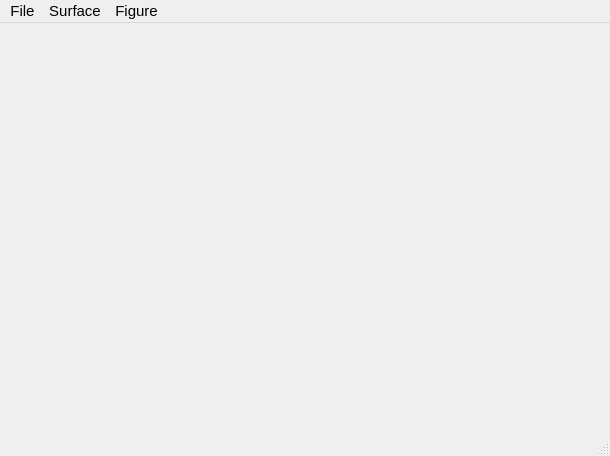
<?xml version="1.0" encoding="UTF-8"?>
<ui version="4.0">
 <class>MainWindow</class>
 <widget class="QMainWindow" name="MainWindow">
  <property name="geometry">
   <rect>
    <x>0</x>
    <y>0</y>
    <width>610</width>
    <height>454</height>
   </rect>
  </property>
  <property name="font">
   <font>
    <family>Ubuntu</family>
    <pointsize>11</pointsize>
   </font>
  </property>
  <property name="windowTitle">
   <string>Matrix Visualizer</string>
  </property>
  <widget class="QWidget" name="main">
   <layout class="QVBoxLayout" name="verticalLayout">
    <property name="spacing">
     <number>0</number>
    </property>
    <property name="leftMargin">
     <number>5</number>
    </property>
    <property name="topMargin">
     <number>5</number>
    </property>
    <property name="rightMargin">
     <number>5</number>
    </property>
    <property name="bottomMargin">
     <number>5</number>
    </property>
    <item>
     <widget class="QLabel" name="wdg_res">
      <property name="minimumSize">
       <size>
        <width>600</width>
        <height>400</height>
       </size>
      </property>
      <property name="text">
       <string/>
      </property>
     </widget>
    </item>
   </layout>
  </widget>
  <widget class="QStatusBar" name="statusbar"/>
  <widget class="QMenuBar" name="menuBar">
   <property name="geometry">
    <rect>
     <x>0</x>
     <y>0</y>
     <width>610</width>
     <height>22</height>
    </rect>
   </property>
   <widget class="QMenu" name="menuFile">
    <property name="title">
     <string>File</string>
    </property>
    <addaction name="act_open"/>
    <addaction name="act_export"/>
    <addaction name="separator"/>
    <addaction name="act_exit"/>
   </widget>
   <widget class="QMenu" name="menuSurface">
    <property name="title">
     <string>Surface</string>
    </property>
    <addaction name="act_view_ctrls"/>
    <addaction name="act_view_values"/>
    <addaction name="act_configure_surface"/>
   </widget>
   <widget class="QMenu" name="menuFigure">
    <property name="title">
     <string>Figure</string>
    </property>
    <addaction name="action_new"/>
    <addaction name="action_configure_figure"/>
   </widget>
   <addaction name="menuFile"/>
   <addaction name="menuSurface"/>
   <addaction name="menuFigure"/>
  </widget>
  <action name="act_open">
   <property name="text">
    <string>Open</string>
   </property>
   <property name="shortcut">
    <string>Ctrl+O</string>
   </property>
  </action>
  <action name="actionClose">
   <property name="text">
    <string>Close</string>
   </property>
  </action>
  <action name="act_exit">
   <property name="text">
    <string>Exit</string>
   </property>
   <property name="shortcut">
    <string>Ctrl+Q</string>
   </property>
  </action>
  <action name="actionNormalized_values">
   <property name="checkable">
    <bool>true</bool>
   </property>
   <property name="text">
    <string>Normalized values</string>
   </property>
  </action>
  <action name="action_new">
   <property name="text">
    <string>New</string>
   </property>
  </action>
  <action name="action_save_as">
   <property name="text">
    <string>Save As</string>
   </property>
  </action>
  <action name="action_configure_figure">
   <property name="text">
    <string>Configure</string>
   </property>
  </action>
  <action name="act_view_values">
   <property name="text">
    <string>View values</string>
   </property>
  </action>
  <action name="act_configure_surface">
   <property name="text">
    <string>Configure</string>
   </property>
  </action>
  <action name="act_view_ctrls">
   <property name="text">
    <string>View controls</string>
   </property>
  </action>
  <action name="act_export">
   <property name="text">
    <string>Export</string>
   </property>
   <property name="shortcut">
    <string>Ctrl+E</string>
   </property>
  </action>
 </widget>
 <resources/>
 <connections/>
</ui>
